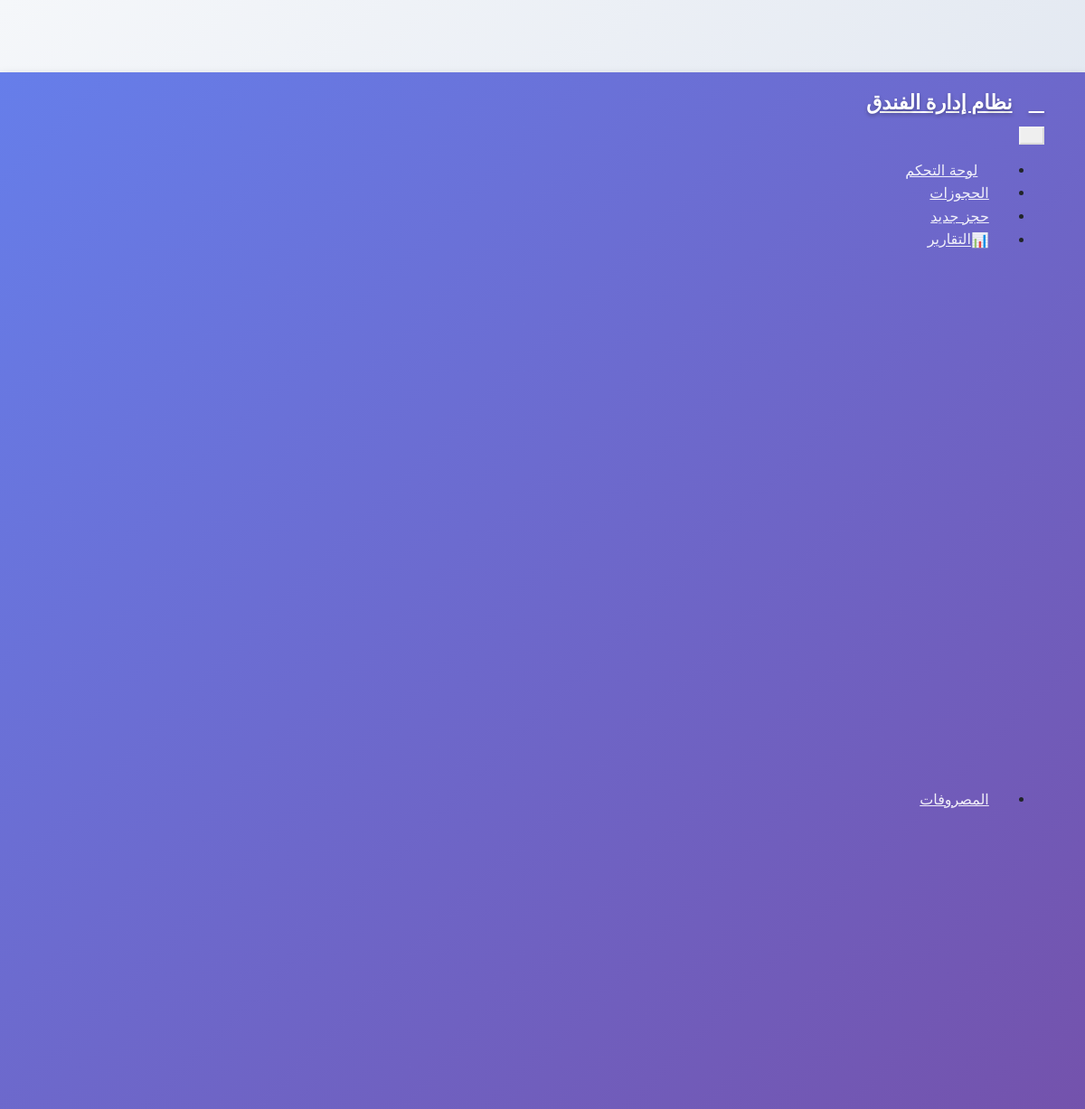
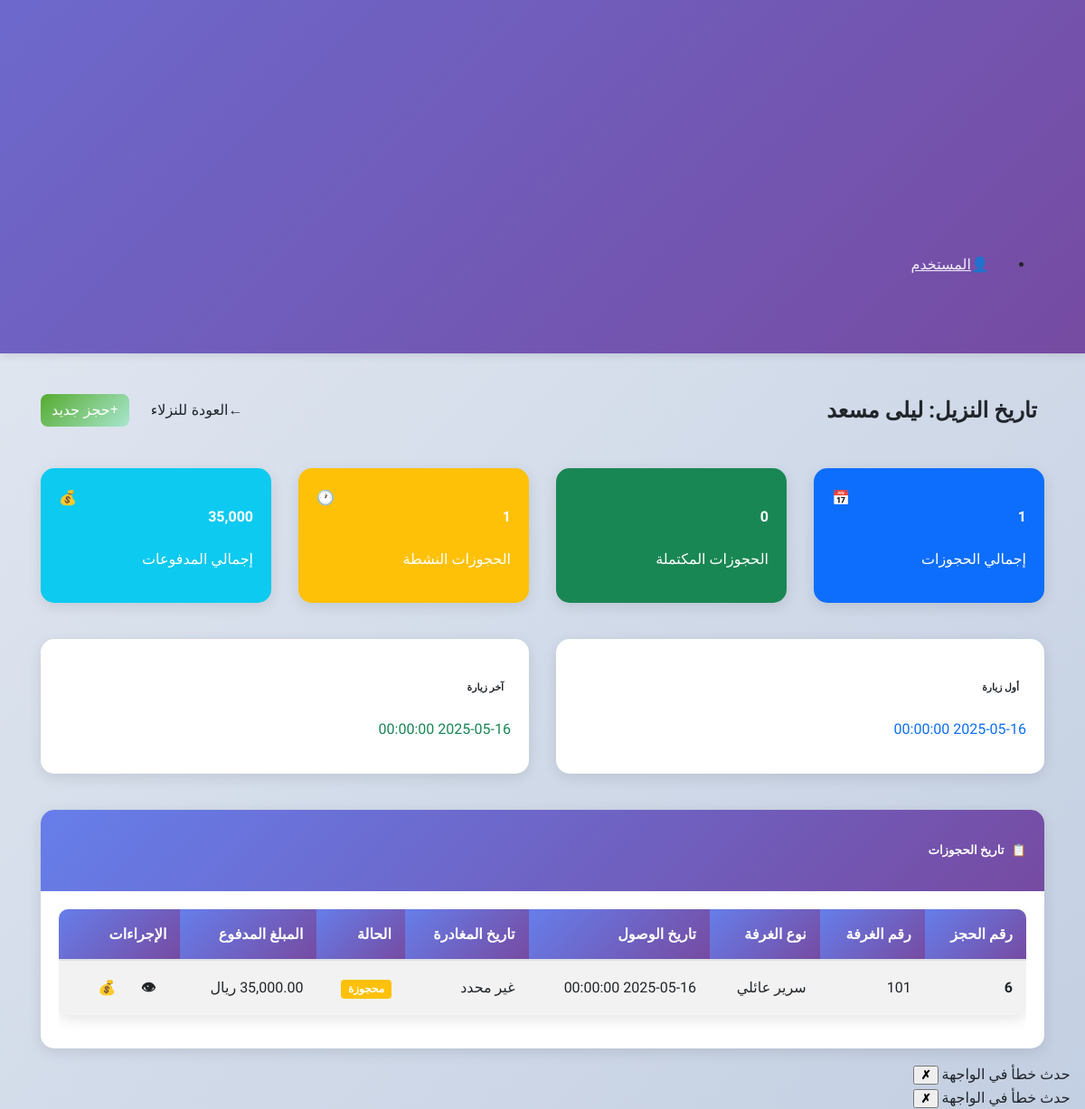
Screenshot of /admin/settings/guest_history.php?name=ليلى+مسعد (signed in) with the database file from the repository (2 pictures, top to bottom).
### tables this page shows
CREATE TABLE `bookings` (
  `booking_id` int(11) NOT NULL,
  `guest_id` int(11) DEFAULT NULL,
  `guest_name` varchar(100) NOT NULL,
  `guest_id_type` enum('بطاقة شخصية','رخصة قيادة','جواز سفر') NOT NULL,
  `guest_id_number` varchar(50) NOT NULL,
  `guest_id_issue_date` date DEFAULT NULL,
  `guest_id_issue_place` varchar(50) DEFAULT NULL,
  `guest_phone` varchar(20) NOT NULL,
  `guest_nationality` varchar(50) DEFAULT NULL,
  `guest_email` varchar(100) DEFAULT NULL,
  `guest_address` text,
  `guest_created_at` timestamp NOT NULL DEFAULT CURRENT_TIMESTAMP,
  `room_number` varchar(10) NOT NULL,
  `checkin_date` datetime NOT NULL,
  `checkout_date` datetime DEFAULT NULL,
  `status` enum('شاغرة','محجوزة') NOT NULL DEFAULT 'محجوزة' COMMENT 'حالة الحجز',
  `notes` text,
  `created_at` timestamp NOT NULL DEFAULT CURRENT_TIMESTAMP,
  `expected_nights` int(11) DEFAULT '1' COMMENT 'عدد الليالي المتوقع',
  `actual_checkout` datetime DEFAULT NULL,
  `calculated_nights` int(11) DEFAULT '1',
  `last_calculation` timestamp NOT NULL DEFAULT CURRENT_TIMESTAMP ON UPDATE CURRENT_TIMESTAMP
);

CREATE TABLE `rooms` (
  `room_number` varchar(10) NOT NULL,
  `type` varchar(50) NOT NULL,
  `price` decimal(10,2) NOT NULL,
  `status` enum('شاغرة','محجوزة') NOT NULL DEFAULT 'شاغرة' COMMENT 'حالة الغرفة'
);

### admin/settings/guest_history.php (the view, shortened to what this page needs)
<?php
include_once '../../includes/db.php';
$guest_name = '';
if (isset($_GET['name']) && !empty($_GET['name'])) {
    $guest_name = trim($_GET['name']);
} else {
    header("Location: guests.php");
    exit();
}
$bookings_query = "
    SELECT
        b.*,
        r.type as room_type,
        r.price as room_price,
        COALESCE(SUM(p.amount), 0) as total_paid
    FROM bookings b
    LEFT JOIN rooms r ON b.room_number = r.room_number
    LEFT JOIN payment p ON b.booking_id = p.booking_id
    WHERE b.guest_name = ?
    GROUP BY b.booking_id
    ORDER BY b.checkin_date DESC
";
$stmt = $conn->prepare($bookings_query);
$stmt->bind_param("s", $guest_name);
$stmt->execute();
$bookings = $stmt->get_result();
$stats_query = "
    SELECT
        COUNT(*) as total_bookings,
        SUM(CASE WHEN status = 'محجوزة' THEN 1 ELSE 0 END) as active_bookings,
        SUM(CASE WHEN status = 'مكتملة' THEN 1 ELSE 0 END) as completed_bookings,
        SUM(CASE WHEN status = 'ملغية' THEN 1 ELSE 0 END) as cancelled_bookings,
        MIN(checkin_date) as first_visit,
        MAX(checkin_date) as last_visit
    FROM bookings
    WHERE guest_name = ?
";
$stmt = $conn->prepare($stats_query);
$stmt->bind_param("s", $guest_name);
$stmt->execute();
$stats = $stmt->get_result()->fetch_assoc();
$payments_query = "
    SELECT COALESCE(SUM(p.amount), 0) as total_payments
    FROM bookings b
    LEFT JOIN payment p ON b.booking_id = p.booking_id
    WHERE b.guest_name = ?
";
$stmt = $conn->prepare($payments_query);
$stmt->bind_param("s", $guest_name);
$stmt->execute();
$total_payments = $stmt->get_result()->fetch_assoc()['total_payments'];
include_once '../../includes/header.php';
?>
<div class="container mt-4">
    <div class="row">
        <div class="col-12">
            <div class="d-flex justify-content-between align-items-center mb-4">
                <h2><i class="fas fa-history me-2"></i>تاريخ النزيل: <?= htmlspecialchars($guest_name) ?></h2>
                <div>
                    <a href="guests.php" class="btn btn-outline-secondary me-2">
                        <i class="fas fa-arrow-left me-1"></i>العودة للنزلاء
                    </a>
                    <a href="../bookings/add2.php?guest_name=<?= urlencode($guest_name) ?>" class="btn btn-success">
                        <i class="fas fa-plus me-1"></i>حجز جديد
                    </a>
                </div>
            </div>
        </div>
    </div>
    <div class="row mb-4">
        <div class="col-md-3">
            <div class="card bg-primary text-white">
                <div class="card-body">
                    <div class="d-flex justify-content-between">
                        <div>
                            <h4><?= $stats['total_bookings'] ?></h4>
                            <p class="mb-0">إجمالي الحجوزات</p>
                        </div>
                        <div class="align-self-center">
                            <i class="fas fa-calendar fa-2x"></i>
                        </div>
                    </div>
                </div>
            </div>
        </div>
        <div class="col-md-3">
            <div class="card bg-success text-white">
                <div class="card-body">
                    <div class="d-flex justify-content-between">
                        <div>
                            <h4><?= $stats['completed_bookings'] ?></h4>
                            <p class="mb-0">الحجوزات المكتملة</p>
                        </div>
                        <div class="align-self-center">
                            <i class="fas fa-check-circle fa-2x"></i>
                        </div>
                    </div>
                </div>
            </div>
        </div>
        <div class="col-md-3">
            <div class="card bg-warning text-white">
                <div class="card-body">
                    <div class="d-flex justify-content-between">
                        <div>
                            <h4><?= $stats['active_bookings'] ?></h4>
                            <p class="mb-0">الحجوزات النشطة</p>
                        </div>
                        <div class="align-self-center">
                            <i class="fas fa-clock fa-2x"></i>
                        </div>
                    </div>
                </div>
            </div>
        </div>
        <div class="col-md-3">
            <div class="card bg-info text-white">
                <div class="card-body">
                    <div class="d-flex justify-content-between">
                        <div>
                            <h4><?= number_format($total_payments, 0) ?></h4>
                            <p class="mb-0">إجمالي المدفوعات</p>
                        </div>
                        <div class="align-self-center">
                            <i class="fas fa-money-bill-wave fa-2x"></i>
                        </div>
                    </div>
                </div>
            </div>
        </div>
    </div>
    <div class="row mb-4">
        <div class="col-md-6">
            <div class="card">
                <div class="card-body">
                    <h6 class="card-title"><i class="fas fa-calendar-plus me-2"></i>أول زيارة</h6>
                    <p class="card-text h5 text-primary"><?= $stats['first_visit'] ?></p>
                </div>
            </div>
        </div>
        <div class="col-md-6">
            <div class="card">
                <div class="card-body">
                    <h6 class="card-title"><i class="fas fa-calendar-check me-2"></i>آخر زيارة</h6>
                    <p class="card-text h5 text-success"><?= $stats['last_visit'] ?></p>
                </div>
            </div>
        </div>
    </div>
    <div class="row">
        <div class="col-12">
            <div class="card">
                <div class="card-header bg-info text-white">
                    <h5 class="mb-0"><i class="fas fa-list me-2"></i>تاريخ الحجوزات</h5>
                </div>
                <div class="card-body">
                    <?php if ($bookings->num_rows > 0): ?>
                        <div class="table-responsive">
                            <table class="table table-striped table-hover">
                                <thead class="table-dark">
                                    <tr>
                                        <th>رقم الحجز</th>
                                        <th>رقم الغرفة</th>
                                        <th>نوع الغرفة</th>
                                        <th>تاريخ الوصول</th>
                                        <th>تاريخ المغادرة</th>
                                        <th>الحالة</th>
                                        <th>المبلغ المدفوع</th>
                                        <th>الإجراءات</th>
                                    </tr>
                                </thead>
                                <tbody>
                                    <?php while ($booking = $bookings->fetch_assoc()): ?>
                                    <tr>
                                        <td><strong><?= $booking['booking_id'] ?></strong></td>
                                        <td><?= htmlspecialchars($booking['room_number']) ?></td>
                                        <td><?= htmlspecialchars($booking['room_type']) ?></td>
                                        <td><?= $booking['checkin_date'] ?></td>
                                        <td><?= $booking['checkout_date'] ?: 'غير محدد' ?></td>
                                        <td>
                                            <?php
                                            $status_class = '';
                                            switch($booking['status']) {
                                                case 'محجوزة':
                                                    $status_class = 'bg-warning';
                                                    break;
                                            }
                                            ?>
                                            <span class="badge <?= $status_class ?>"><?= $booking['status'] ?></span>
                                        </td>
                                        <td><?= number_format($booking['total_paid'], 2) ?> ريال</td>
                                        <td>
                                            <div class="btn-group" role="group">
                                                <a href="../bookings/view.php?id=<?= $booking['booking_id'] ?>"
                                                   class="btn btn-sm btn-outline-info" title="عرض التفاصيل">
                                                    <i class="fas fa-eye"></i>
                                                </a>
                                                <?php if ($booking['status'] == 'محجوزة'): ?>
                                                <a href="../bookings/payment.php?id=<?= $booking['booking_id'] ?>"
                                                   class="btn btn-sm btn-outline-success" title="الدفع">
                                                    <i class="fas fa-money-bill-wave"></i>
                                                </a>
                                                <?php endif; ?>
                                            </div>
                                        </td>
                                    </tr>
                                    <?php endwhile; ?>
                                </tbody>
                            </table>
                        </div>
                    <?php endif; ?>
                </div>
            </div>
        </div>
    </div>
</div>
<?php include_once '../../includes/footer.php'; ?>

### assets/css/dashboard.css (style rules this page uses)
:root { --available: #28a745; --occupied: #dc3545; --primary: #3498db; --dark: #2c3e50; --light-gray: #f8f9fa; --white: #ffffff; --border-radius: 15px; --box-shadow: 0 4px 12px rgba(0, 0, 0, 0.1); --transition: all 0.3s cubic-bezier(0.4, 0, 0.2, 1); }
body { background-color: var(--light-gray); font-family: "Tajawal", sans-serif; margin: 0; padding: 0; overflow-x: hidden; }

### assets/css/arabic-support.css (style rules this page uses)
html { direction: rtl; lang: ar; }
body { font-family: "Tajawal", "Tajawal-Local", "Arial", sans-serif; direction: rtl; text-align: right; font-size: 16px; line-height: 1.6; -webkit-font-smoothing: antialiased; -moz-osx-font-smoothing: grayscale; }
.table { direction: rtl; text-align: right; }
.table th, .table td { text-align: right; vertical-align: middle; }
.btn { font-family: "Tajawal", sans-serif; font-weight: 500; }
.card { direction: rtl; text-align: right; }
.card-header { text-align: right; }

### includes/header.php (style rules this page uses)
body { font-family: 'Tajawal', sans-serif; background: linear-gradient(135deg, #f5f7fa 0%, #c3cfe2 100%); margin: 0; padding-top: 80px; direction: rtl; text-align: right; min-height: 100vh; }
* { font-family: 'Tajawal', sans-serif; }
.table { direction: rtl; text-align: right; background: white; border-radius: 10px; overflow: hidden; box-shadow: 0 4px 15px rgba(0,0,0,0.1); }
.table th { background: linear-gradient(135deg, #667eea 0%, #764ba2 100%); color: white; font-weight: 600; border: none; padding: 15px; }
.table td { padding: 12px 15px; border-bottom: 1px solid #eee; vertical-align: middle; }
.btn { border-radius: 8px; font-weight: 500; transition: all 0.3s ease; border: none; }
.btn-success { background: linear-gradient(135deg, #56ab2f 0%, #a8e6cf 100%); }
.card { border: none; border-radius: 15px; box-shadow: 0 4px 15px rgba(0,0,0,0.1); transition: all 0.3s ease; }
.card-header { background: linear-gradient(135deg, #667eea 0%, #764ba2 100%); color: white; border-radius: 15px 15px 0 0 !important; border: none; font-weight: 600; }

### rows the page displays
bookings: booking_id "6", room_number "101", room_number.type "سرير عائلي", checkin_date "2025-05-16 00:00:00", checkout_date "غير محدد", status "محجوزة"

### other values shown
$guest_name "ليلى مسعد"
$stats['total_bookings'] "1"
$stats['completed_bookings'] "0"
$stats['active_bookings'] "1"
$total_payments "35,000"
$stats['first_visit'] "2025-05-16 00:00:00"
$stats['last_visit'] "2025-05-16 00:00:00"
